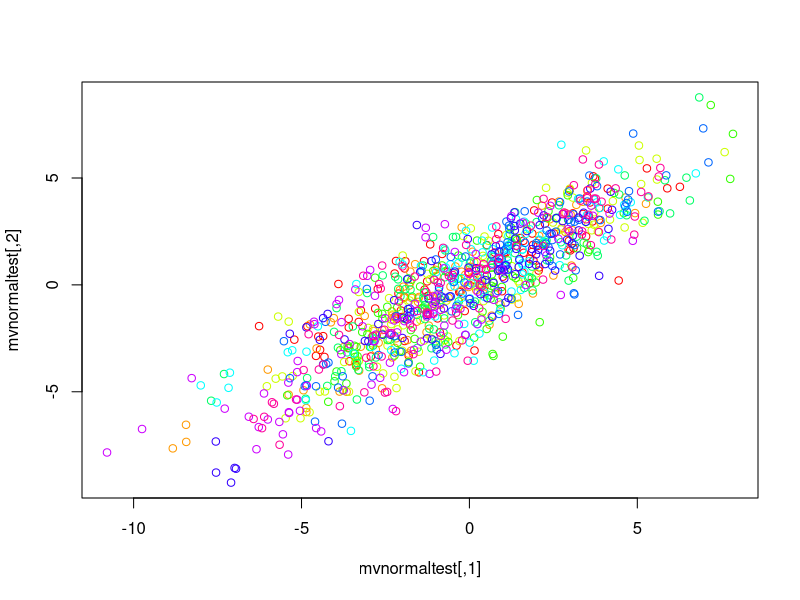

Generate this figure with R: (Note: this script raises an error after producing the figure.)
## Multidimensional case:

## Hyperrectangle with shrinkage analogous to one-dimensional case

## Choose Hyperrectangle with appropiate sizes w_i in every dimension i and 
## position it randomly around x_0. Dont expand, as its difficult. Just 
## shrink until point within S is found.

## Maybe choose size w_i as  2 * sd_i? So it scales to width of distribution

## (alternative: Doubling Procedure with random sampling, that stops, when point
## outside Slice is sampled)

MVSLice <- function(it, x0, w, f, L.lim, R.lim) {
  n <- length(x0)
  x <- matrix(numeric(it * n) , nrow = it)
  x[1 ,] <- x0
  
  # browser()
  for(i in 2:it) {
    ## uniformly generate auxiliary variable
    u <- runif(1, min = 0, max = f(x[i - 1,])) 
    
    ## Determine sampling region:
    L <- x[i - 1,] - w * runif(n)
    L[L < L.lim] <- L.lim[L < L.lim]   ## Replace all components outside borders
    
    R <- L + w
    R[R > R.lim] <- R.lim[R > R.lim]   ## Replace all components outside borders
    
    ## sample from [L, R]. Accept, if x_star is in [L, R], else shrink region
    ## to coordinates of sample
    
    repeat {
      xstar <- sapply(1:n, FUN = function(y) {runif(1, min = L[y], max = R[y])})
      
      if(f(xstar) > u) {
        x[i ,] <- xstar
        break
      }
      
      else {
        L[xstar < x[i - 1 ,]] <- xstar[xstar < x[i - 1 ,]]
        R[xstar > x[i - 1 ,]] <- xstar[xstar > x[i - 1 ,]]
      }
    }
  }
  
  return(x)
}



## Try out multivariate normal distribution:

## define f:
fnormal <- function(x) {
  mu = c(0, 0)
  Sigma = matrix(c(9, 8, 8, 9), nrow = 2)
  n <- length(x)
  fx <- 1/sqrt((2 * pi)^n * det(Sigma)) *
    exp(-0.5 * t(x - mu) %*% solve(Sigma) %*% (x - mu))
  return(fx)
}


mvnormaltest <- MVSLice(1000, x0 = c(0, 0), w = c(100, 100), f = fnormal, 
                        L.lim = c(-Inf, -Inf), R.lim = c(Inf, Inf))

plot(mvnormaltest, 
     col = rep(rainbow(10), each = 100))

plot(mvrnorm(n = 10000, mu = c(0, 0),
             Sigma  =  matrix(c(9, 8, 8, 9), nrow = 2)))


## First impressions: Choice of w is really important, w too small leads
## to very bad results. Larger w seems to be a lot better.
## c(1, 1) is ok, c(0.5, 0.5) already shows irregularities and c(0.1, 0.1)
## is a desaster (autocorrelation to high?)
## Maybe choose something like w = diag(Sigma^2)


## Multimodal distribution:
plot(rbind(mvrnorm(n = 1000, mu = c(0, 0),
                   Sigma  =  matrix(c(1, 0.7, 0.7, 1), nrow = 2)) ,
           mvrnorm(n = 1000, mu = c(0, 3),
                   Sigma  =  matrix(c(1, 0.7, 0.7, 1), nrow = 2))) )

fmult <- function(x) {
  mu1 = c(0, 0)
  mu2 <- c(0, 5)
  Sigma = matrix(c(1, 0.7, 0.7, 1), nrow = 2)
  n <- length(x)
  fx <- 1/sqrt((2 * pi)^n * det(Sigma)) *
    exp(-0.5 * t(x - mu1) %*% solve(Sigma) %*% (x - mu1)) + 
    1/sqrt((2 * pi)^n * det(Sigma)) *
    exp(-0.5 * t(x - mu2) %*% solve(Sigma) %*% (x - mu2))
  return(fx)
}

mvmulttest <- MVSLice(1000, x0 = c(0, 0), w = c(9, 9), f = fmult, 
                      L.lim = c(-Inf, -Inf), R.lim = c(Inf, Inf))

plot(mvmulttest, 
     col = rep(rainbow(10), each = 100))

## Here choice of w even more important, if w too small, regions of the
## distribution might never be reached! Factor in distance between peaks!
## In general larger w seems to always work better in terms of autocorrelation
## and accuracy of distribution. But might come at the expense of efficiency at
## higher dimensions.